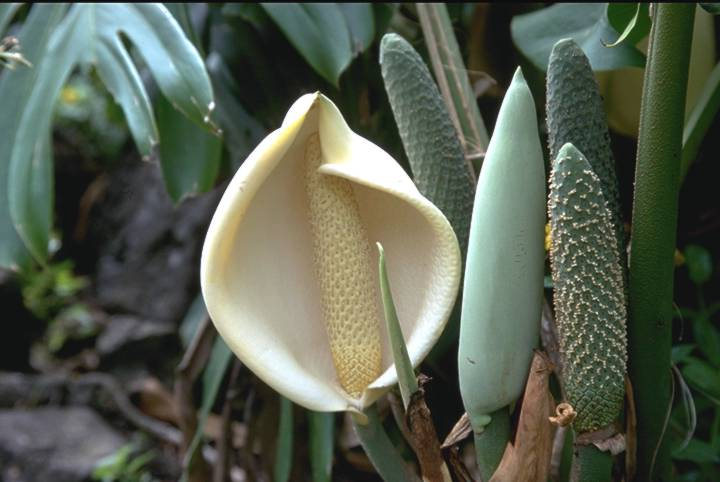
//> input picture Daten/OpenCV-02/Img02.jpg, 720 x 482 px
$ ./_solutionPrakt2   (built with g++ and OpenCV 4)
//> lines starting //> are read from the running program, lines starting //| are printed output that depends on the picture
#include <opencv2/opencv.hpp>
using namespace cv;
using namespace std;

int alpha_slider;
double alpha;
double beta;
int pos[2];

Mat image;
Mat new_image;
Mat dst;


void mouseCallback(int event, int x, int y, int flags, void* userdata) {
	char str[80];
	sprintf(str, "%d | %d | %d | %d\n", event, x, y, flags);
	if (event == EVENT_LBUTTONDOWN) {
		printf("pups");
	}
	cv::putText(new_image, str,
		Point(50, 50),
		FONT_HERSHEY_SIMPLEX,
		1,
		(255, 255, 255),
		2);
	cv::imshow("Image:", new_image);
}

void trackbarFunc(int slidervalue, void*) {
	alpha = (double)alpha_slider / 255;
	printf("%f\n", alpha);
	printf("%d\n", slidervalue);

	double min, max;
	int number, count;
	Scalar mean, stddev;

	for (int x = 0; x < image.rows; x++)
	{
		for (int y = 0; y < image.cols; y++)
		{
			for (int c = 0; c < 3; c++) {
				new_image.at<Vec3b>(x, y)[c] = image.at<Vec3b>(x, y)[c] * alpha;
			}
		}
	}
	cv::minMaxLoc(new_image, &min, &max);
	cv::meanStdDev(new_image, mean, stddev);

	printf("Spalten: %d\nZeilen: %d\n", new_image.cols, new_image.rows);
	printf("Maximum: %f\nMinimum: %f\nMedian: %f\nStandardabweichung: %f\n", max, min, mean, stddev);

	cv::imshow("Image:", new_image);
}

int main() {

	image = cv::imread("../Daten/OpenCV-02/Img02.jpg");
//> image is the input picture: 482 rows x 720 cols, CV_8UC3; mean B, G, R 79.5, 94.6, 87
	new_image = cv::Mat::zeros(image.size(), image.type());

	if (!image.data) {
		printf("Error: Couldn't open the image file.\n");
		return 1;
	}


	cv::namedWindow("Image:");
	cv::imshow("Image:", image);
	//cv::namedWindow("Test");


	//cv::imshow("New Image:", new_image);

	alpha_slider = 255;
	setMouseCallback("Image:", mouseCallback, NULL);

	createTrackbar("Trackbar", "Image:", &alpha_slider, 255, trackbarFunc, 0);
	trackbarFunc(alpha_slider, 0);
//> in trackbarFunc, `cv::minMaxLoc(new_image, &min, &max);`: min = 0; max = 255
//> in trackbarFunc, `cv::meanStdDev(new_image, mean, stddev);`: mean = Scalar(79.54, 94.64, 87.04); stddev = Scalar(57.89, 58.17, 58.2)
//| Spalten: 720
//| Zeilen: 482
//| Maximum: 255.000000
//| Minimum: 0.000000
//| Median: 3387.047817
//| Standardabweichung: 0.000003

	cv::waitKey(0);
//> the left mouse button is pressed and released at (180, 120)
//> the left mouse button is pressed and released at (540, 120)
//> the left mouse button is pressed and released at (540, 361)
//> in mouseCallback (call 5), `cv::putText(new_image, str, Point(50, 50), FONT_HERSHEY_SIMPLEX, 1, (2..`:
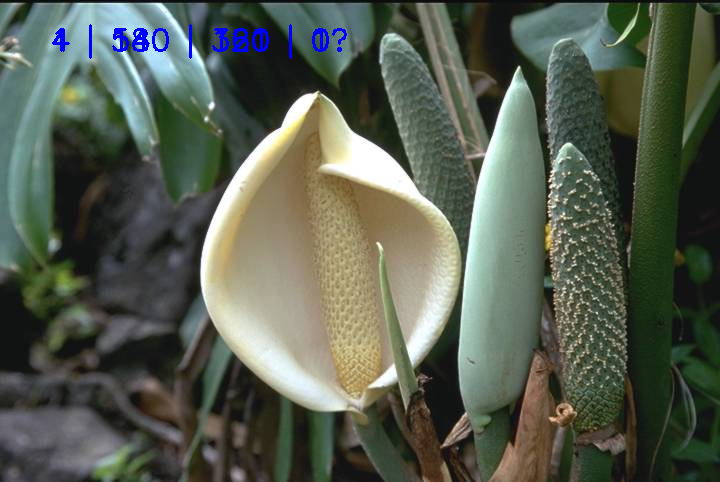
//> new_image: 482 rows x 720 cols, CV_8UC3; mean B, G, R 80.4, 93.9, 86.4
//> the left mouse button is pressed and released at (180, 361)
//| Spalten: 720
//| Zeilen: 482
//| Maximum: 255.000000
//| Minimum: 0.000000
//| Median: 3387.047817
//| Standardabweichung: 0.000003
	cv::destroyWindow("Image:");
	return 0;
}
